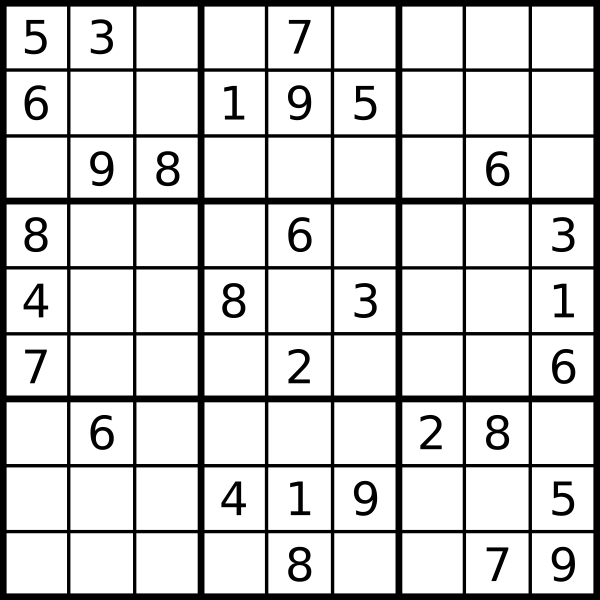
#> input picture tests/test1.png, 1200 x 1200 px, found by its file name (shown at 1/2 size)
$ jupyter execute sudoku.ipynb   (shell and % lines are left out)
#> lines starting #> are read from the running program, lines starting #| are printed output that depends on the picture; after the words box and inside, x2 and y2 are one past the last pixel; in counts of white or black regions, pixels touching at a corner belong together
# Установка Tesseract-ocr для распознавания элементов судоку. Для работы с Tesseract из Python также устанавливается обертка Pytesseract.

## Чтобы проверить, корректно ли установился Tesseract проверим его версию

## Импорт необходимых библиотек

[cell 1]
import cv2
import numpy as np
import pytesseract
from google.colab.patches import cv2_imshow

## Функции для подготовки изображений

[cell 2]
def preProcess(img, flag, size):
  '''
  Производит препроцессинг изображения - переводит в градации серого, добавляет
  размытие для уменьшения шума и возвращает его бинаризированное представление.

  Args:
    img : numpy.ndarray
      Изображение в виде массива numpy

  Returns:
    imgTreshold : numpy.ndarray
      Изображения с контурами в виде массива numpy
  '''
  img = cv2.resize(img, (size, size))
  imgGray = cv2.cvtColor(img, cv2.COLOR_BGR2GRAY) # конвертация в оттенки серого
  if flag:
    imgGray = cv2.GaussianBlur(imgGray, (5, 5), 1) # добавление размытия
  imgTreshold = cv2.adaptiveThreshold(imgGray, 255, 1, 1, 11, 2) # адаптивная бинаризация, для получения контуров

  return imgGray, imgTreshold

def splitBoxes(img, margin=5):
  '''
  Разбивает изображение на 81 ячейки с обрезкой краёев для избежания захвата границ сетки.

  Args:
    img : numpy.ndarray
      Изображение
    margin : int
      Отступ от границы изображения

  Returns:
    boxes : list
      Список изображений, разбитых на ячейки
  '''
  rows = np.vsplit(img, 9)
  boxes = []
  for r in rows:
    cols = np.hsplit(r, 9)
    for box in cols:
      h, w = box.shape[:2]
      box_crop = box[margin:h-margin, margin:w-margin]
      boxes.append(box_crop)
  return boxes

# [49 lines left out: function stackImages, not called in this run]

## Функции для нахождения контуров и извлечения поля судоку

[cell 3]
def biggestContour(contours):
  '''
  Находит самый большой контур и возвращает его и его площадь.

  Args:
    contours : typle(numpy.ndarray)
      Кортеж найденных контуров

  Returns:
    biggest : numpy.ndarray
      Самый большой контур
    max_area : float
      Площадь самого большого контура
  '''
  biggest = np.array([])
  max_area = 0 # площадь области контура - ищем контур с наибольшей площадью
  for i in contours:
    area = cv2.contourArea(i)
    if area > 50:
      peri = cv2.arcLength(i, True) # периметр контура
      approx = cv2.approxPolyDP(i, 0.02*peri, True) # аппроксимация контура
      if area > max_area and len(approx) == 4: # наибольшая площадь и 4 угла
        biggest = approx
        max_area = area

  return biggest, max_area


def reorder(myPoints):
  '''
  Перестраивает точки контура в правильном порядке - верхний левый, верхний правый, нижний правый и нижний левый угол.

  Args:
    myPoints : numpy.ndarray
      Массив точек контура

  Returns:
    myPointsNew : numpy.ndarray
      Перестроенный массив точек контура
  '''
  myPoints = myPoints.reshape((4, 2))
  myPointsNew = np.zeros((4, 1, 2), np.int32)
  add = myPoints.sum(1)
  myPointsNew[0] = myPoints[np.argmin(add)]
  myPointsNew[3] = myPoints[np.argmax(add)]
  diff = np.diff(myPoints, axis=1)
  myPointsNew[1] = myPoints[np.argmin(diff)]
  myPointsNew[2] = myPoints[np.argmax(diff)]

  return myPointsNew


def extract_digits_from_sudoku(image):
  '''
  Функция для извлечения цифр из поля судоку

  Args:
    image : numpy.ndarray
      Изображение с судоку

  Returns:
    result : list
      Лист с распознанными цифрами, 0 - пустая ячейка
  '''
  custom_config = r'--oem 3 --psm 6 outputbase digits' # конфигурация для tesseract OCR
  boxes = splitBoxes(image)

  result = []
  for i, box in enumerate(boxes):
    boxContr = cv2.convertScaleAbs(box, alpha=1.5, beta=0) # повышение контрастности изображения
    digit = pytesseract.image_to_string(boxContr, config=custom_config)
    if digit.strip() == '':
      result.append(0)
    else:
      # Либо из пустой ячейки, ошибочно классифицированной как пустая, извлекается не цифровой символ, либо из цифровой ячейки не извлекается цифра.
      # В случае с пустой ячейкой добавление 0 оправдано логикой работы алгоритма решения.
      # В случае с цифровой ячейкой идет расчет на то, что алгоритм найдет решение и без нескольких подсказок.
      try:
        result.append(int(digit))
      except:
        result.append(0)
  return result

## Функции для решения судоку с использованием алгоритма Backtracking

[cell 4]
# [109 lines left out: functions is_valid, solve_sudoku, find_empty_location, solve_sudoku_from_array, not called in this run]

## Функция для создания изображения решенного судоку

[cell 5]
# [47 lines left out: function create_sudoku_image, not called in this run]

## Функция для запуска всех этапов решения

[cell 6]
def solve(path_to_image, SIZE=450, print_all_images=False):
  '''
  Функция для запуска всех этапов решения - обработки, извлечения, решения, формирования ответа.

  Args:
    path_to_image : string
      Путь до изображения с судоку
    SIZE : int
      Размер изображения. Должно быть кратным 9 для корректного вырезания ячеек. По умолчанию 450
    print_all_images : bool
      Флаг для печати всех этапов решения. По умолчанию False

  Returns:
    img : numpy.ndarray
      Изображение с решенным судоку
  '''
#> called with path_to_image = '/test1.png', SIZE = 450, print_all_images = False
  image = cv2.imread(path_to_image) # считывание изображения
#> image is the input picture: shape (1200, 1200, 3); min 0, max 255, mean 209.8
  img = cv2.resize(image, (SIZE, SIZE)) # изменение размеров изображения
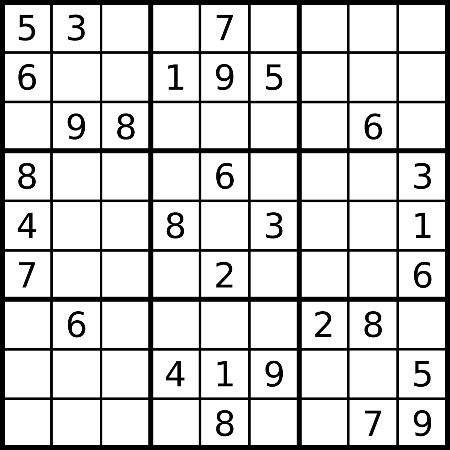
#> img: shape (450, 450, 3); min 0, max 255, mean 209.7

  imgGray, imgThreshold = preProcess(img, False, SIZE)
#> in preProcess, `imgTreshold = cv2.adaptiveThreshold(imgGray, 255, 1, 1, 11, 2)`:
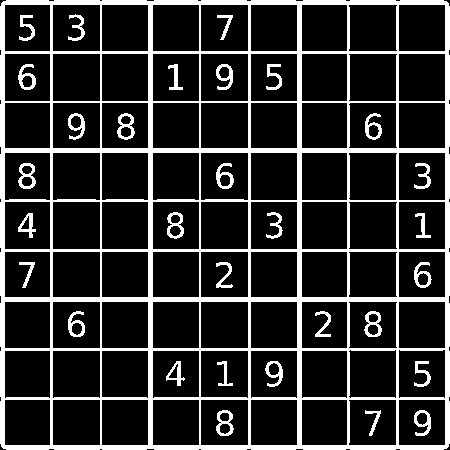
#> imgTreshold: shape (450, 450); 18.1% white; 31 white regions

  imgContours = img.copy()
  imgBigContours = img.copy()
  # Поиск конутров на изображении. cv2.RETR_EXTERNAL - флаг для поиска только внешних контуров
  # cv2.CHAIN_APPROX_SIMPLE - метод аппроксимации контуров, который упрощает их представление. Удаляет все точки кроме угловых, что понижает расходование памяти.
  contours, hierarchy = cv2.findContours(imgThreshold, cv2.RETR_EXTERNAL, cv2.CHAIN_APPROX_SIMPLE)[-2:]
#> contours = 1 contour; box (x1, y1, x2, y2) and area: (0, 0, 450, 450) 201406
  # imgContours - изображение, на котором будут отрисованы контуры, contours - список найденных контуров,
  # -1 - индекс контура, который нужно отрисовать, при -1 будут отрисованы все
  # (0, 255, 0) - цвет отрисовываемого контура в формате BGR (зеленый)
  # 10 - толщина линии
  cv2.drawContours(imgContours, contours, -1, (0, 255, 0), 10)
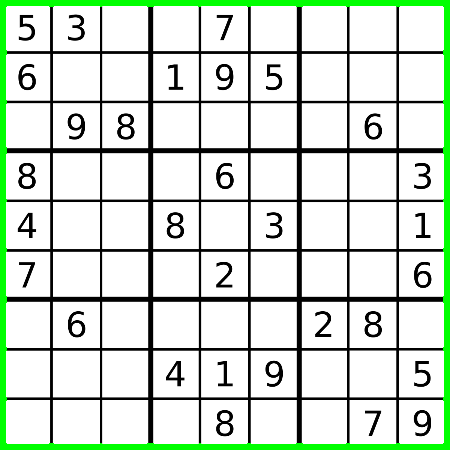
#> imgContours: shape (450, 450, 3); 5.34% of pixels changed, all inside (x1, y1, x2, y2) = (0, 0, 450, 450)
  print('Контуры найдены...')

  biggest, maxArea = biggestContour(contours)
#> the loop in biggestContour, `for i in contours:` made 1 pass
#> (area, peri, biggest, max_area) on pass 1: (201406, 1813.1, [[3, 1], [1, 446], [446, 448], [448, 3]], 201406)
#> after the loop in biggestContour, `for i in contours:`: max_area = 201406
#> biggest = [[3, 1], [1, 446], [446, 448], [448, 3]]; maxArea = 201406

  if biggest.size != 0: # если самый большой контур найден
    print('Найдено поле...')
    biggest = reorder(biggest) # переопределяем порядок точек контура
#> in reorder, `myPoints = myPoints.reshape((4, 2))`: myPoints = [[3, 1], [1, 446], [446, 448], [448, 3]]
#> in reorder, `add = myPoints.sum(1)`: add = [4, 447, 894, 451]
#> in reorder, `diff = np.diff(myPoints, axis=1)`: diff = [-2, 445, 2, -445]
#> biggest = [[3, 1], [448, 3], [1, 446], [446, 448]]
    cv2.drawContours(imgBigContours, biggest, -1, (0, 0, 255), 15) # отрисовываем наибольший контур
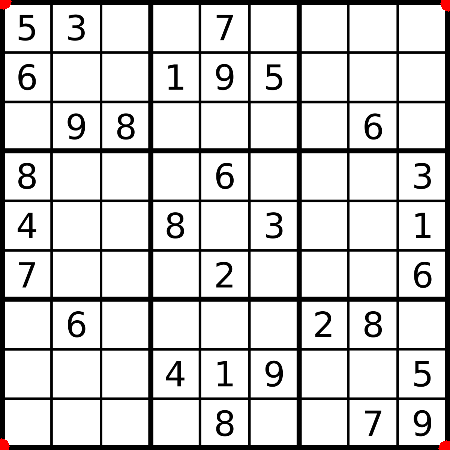
#> imgBigContours: shape (450, 450, 3); 0.18% of pixels changed, all inside (x1, y1, x2, y2) = (0, 0, 450, 450)
    pts1 = np.float32(biggest)
#> pts1 = [[3, 1], [448, 3], [1, 446], [446, 448]]
    pts2 = np.float32([[0, 0], [SIZE, 0], [0, SIZE], [SIZE, SIZE]]) # Подготовка точек
    matrix = cv2.getPerspectiveTransform(pts1, pts2) # матрица преобразования для изменения перспективы
#> matrix = [[1.01, 0.00454, -3.04], [-0.00454, 1.01, -0.998], [-8.28e-20, -2.07e-19, 1]]
    imgWarpColored = cv2.warpPerspective(img, matrix, (SIZE, SIZE)) # преобразование
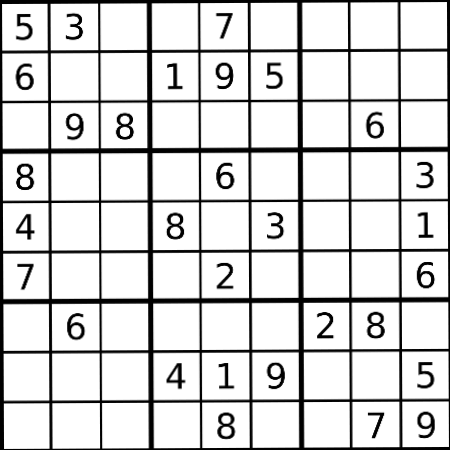
#> imgWarpColored: shape (450, 450, 3); min 0, max 255, mean 214.5
    imgWarpColored = cv2.cvtColor(imgWarpColored, cv2.COLOR_BGR2GRAY) # конвертация в оттенки серого
#> imgWarpColored: shape (450, 450)
  else:
    print('Контур поля не найден! Используйте фотографию, где четко видно поле и его границы. На фотографии должно быть только одно поле.')
    return False

  print('Выделение ячеек поля...')
  grid = extract_digits_from_sudoku(imgWarpColored)
#> in splitBoxes, `rows = np.vsplit(img, 9)`: rows = 9 items
#> the loop in splitBoxes, `for r in rows:` made 9 passes
#> after the loop in splitBoxes, `for r in rows:`: boxes = 81 items
#> the loop in extract_digits_from_sudoku, `for i, box in enumerate(boxes):` made 1 pass
#> pass 1, in extract_digits_from_sudoku, `boxContr = cv2.convertScaleAbs(box, alpha=1.5, beta=0)`:
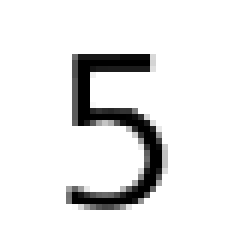
#> boxContr: shape (40, 40) (shown 6 times larger); min 0, max 255, mean 231.5
#> after the loop in extract_digits_from_sudoku, `for i, box in enumerate(boxes):`: result = []
  grid_matrx = [grid[i:i+9] for i in range(0, 81, 9)]
  print('Извлеченное поле:')
  cv2_imshow(create_sudoku_image(grid_matrx, grid_matrx, SIZE))

  print('Поиск решения...')
  solved_sudoku = solve_sudoku_from_array(grid)

  if solved_sudoku is not None:
    print('Решение найдено! Подготовка изображения...')
    grid = [grid[i:i+9] for i in range(0, 81, 9)]
    solved_sudoku_image = create_sudoku_image(grid, solved_sudoku, SIZE)
    if print_all_images:
      imgBlank = np.zeros((SIZE, SIZE, 3), np.uint8)
      imageArray = ([img, imgThreshold, imgContours, imgWarpColored], [solved_sudoku_image, imgBlank, imgBlank, imgBlank])
      stackedImages = stackImages(imageArray, 1)
      cv2_imshow(stackedImages)
    else:
      cv2_imshow(solved_sudoku_image)
    return True
  else:
    print("Невозможно решить")
    return False

[cell 7]
path = '/test1.png'
SIZE = 450
solve(path, SIZE, False) # при установке True выводит изображений всех этапов решения
#> (the call stopped at in extract_digits_from_sudoku, `digit = pytesseract.image_to_string(boxContr, config=custom_config)`: pytesseract is not available in this run)

$ run again, with tests/test2.png copied over tests/test1.png
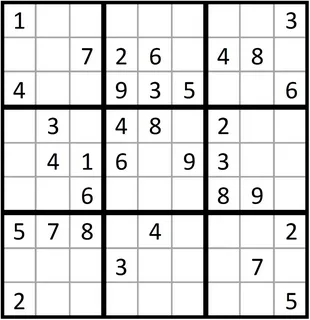
#> input picture tests/test2.png, 310 x 320 px, found by its file name
#> in solve, image is the input picture: shape (320, 310, 3); mean B, G, R 216.2, 216.2, 216.2
#> in preProcess, `imgTreshold = cv2.adaptiveThreshold(imgGray, 255, 1, 1, 11, 2)`:
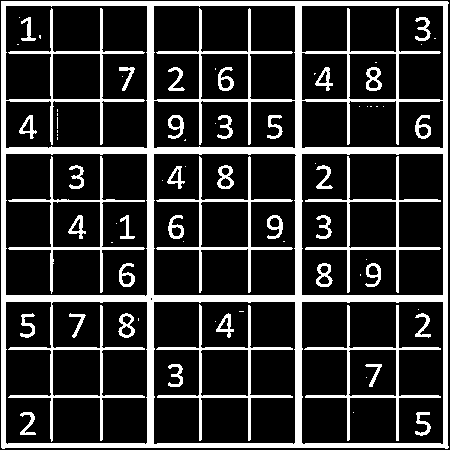
#> imgTreshold: shape (450, 450); 20% white; 76 white regions (37 under 20 px)
#> contours = 1 contour; box (x1, y1, x2, y2) and area: (1, 1, 449, 449) 198926
#> imgContours: shape (450, 450, 3); mean B, G, R 210.5, 227.2, 210.5
#> the loop in biggestContour, `for i in contours:` made 1 pass
#> (area, peri, biggest, max_area) on pass 1: (198925.5, 1787.9, [[1, 1], [1, 447], [447, 448], [448, 2]], 198925.5)
#> after the loop in biggestContour, `for i in contours:`: max_area = 198925.5
#> in solve, `biggest, maxArea = biggestContour(contours)`: biggest = [[1, 1], [1, 447], [447, 448], [448, 2]]; maxArea = 198925.5
#> myPoints = [[1, 1], [1, 447], [447, 448], [448, 2]]
#> add = [2, 448, 895, 450]
#> diff = [0, 446, 1, -446]
#> in solve, `biggest = reorder(biggest)`: biggest = [[1, 1], [448, 2], [1, 447], [447, 448]]
#> imgBigContours: shape (450, 450, 3); mean B, G, R 216, 216, 216.4
#> matrix = [[1.01, -1.3e-19, -1.01], [-0.00225, 1.01, -1], [2.25e-08, -5.02e-06, 1]]
#> rows = 9 items
#> the loop in splitBoxes, `for r in rows:` made 9 passes
#> after the loop in splitBoxes, `for r in rows:`: boxes = 81 items
#> the loop in extract_digits_from_sudoku, `for i, box in enumerate(boxes):` made 1 pass
#> pass 1, in extract_digits_from_sudoku, `boxContr = cv2.convertScaleAbs(box, alpha=1.5, beta=0)`:
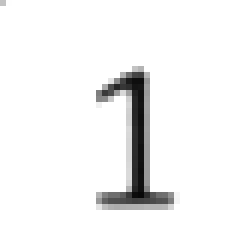
#> boxContr: shape (40, 40) (shown 6 times larger); min 8, max 255, mean 242.6
#> after the loop in extract_digits_from_sudoku, `for i, box in enumerate(boxes):`: result = []

$ run again, with tests/test4.png copied over tests/test1.png
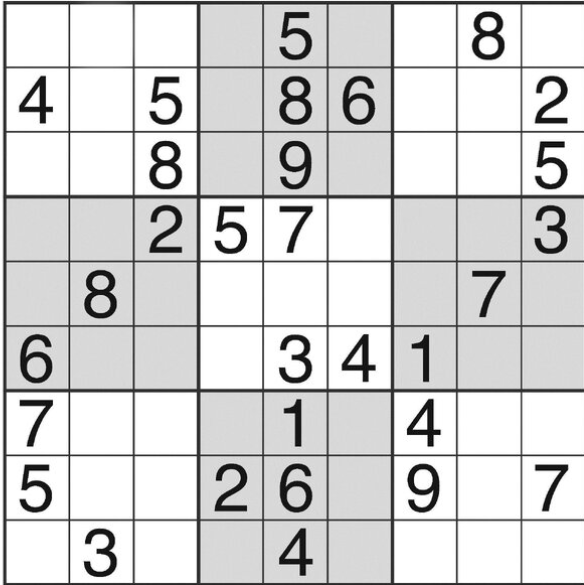
#> input picture tests/test4.png, 584 x 585 px, found by its file name
#> in solve, image is the input picture: shape (585, 584, 3); min 0, max 255, mean 211.7
#> in preProcess, `imgTreshold = cv2.adaptiveThreshold(imgGray, 255, 1, 1, 11, 2)`:
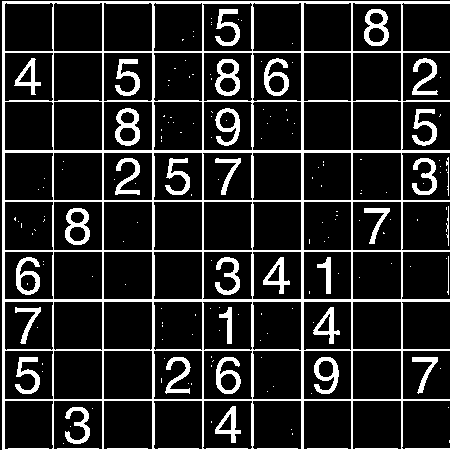
#> imgTreshold: shape (450, 450); 15.3% white; 170 white regions (136 under 20 px)
#> contours = 22 contours, 17 with area under 20; largest, box (x1, y1, x2, y2) and area: (2, 1, 450, 450) 179801, (412, 158, 437, 195) 310, (412, 58, 438, 95) 304, (412, 109, 437, 146) 300, (412, 357, 438, 394) 222
#> imgContours: shape (450, 450, 3); mean B, G, R 188.9, 219, 188.9
#> the loop in biggestContour, `for i in contours:` made 22 passes
#> (area, peri, biggest, max_area) on pass 22: (179801, 2638.4, [[2, 1], [2, 449], [449, 449], [449, 1]], 179801)
#> after the loop in biggestContour, `for i in contours:`: max_area = 179801
#> in solve, `biggest, maxArea = biggestContour(contours)`: biggest = [[2, 1], [2, 449], [449, 449], [449, 1]]; maxArea = 179801
#> myPoints = [[2, 1], [2, 449], [449, 449], [449, 1]]
#> add = [3, 451, 898, 450]
#> diff = [-1, 447, 0, -448]
#> in solve, `biggest = reorder(biggest)`: biggest = [[2, 1], [449, 1], [2, 449], [449, 449]]
#> imgBigContours: shape (450, 450, 3); mean B, G, R 211.4, 211.4, 211.7
#> matrix = [[1.01, -8.86e-19, -2.01], [0, 1, -1], [-5.13e-20, 0, 1]]
#> in solve, `imgWarpColored = cv2.warpPerspective(img, matrix, (SIZE, SIZE))`:
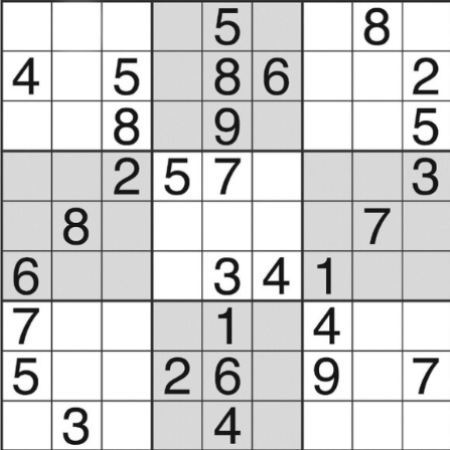
#> imgWarpColored: shape (450, 450, 3); min 12, max 255, mean 211.8
#> rows = 9 items
#> the loop in splitBoxes, `for r in rows:` made 9 passes
#> after the loop in splitBoxes, `for r in rows:`: boxes = 81 items
#> the loop in extract_digits_from_sudoku, `for i, box in enumerate(boxes):` made 1 pass
#> after the loop in extract_digits_from_sudoku, `for i, box in enumerate(boxes):`: result = []
